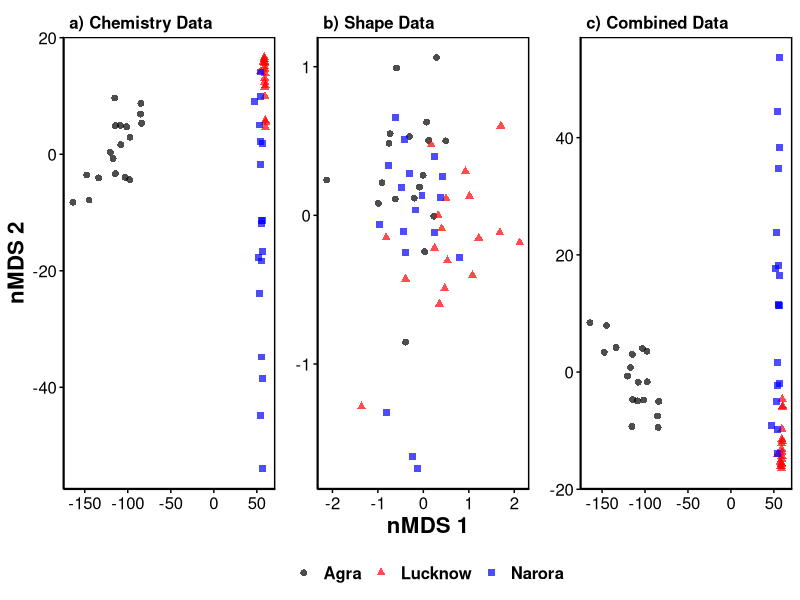
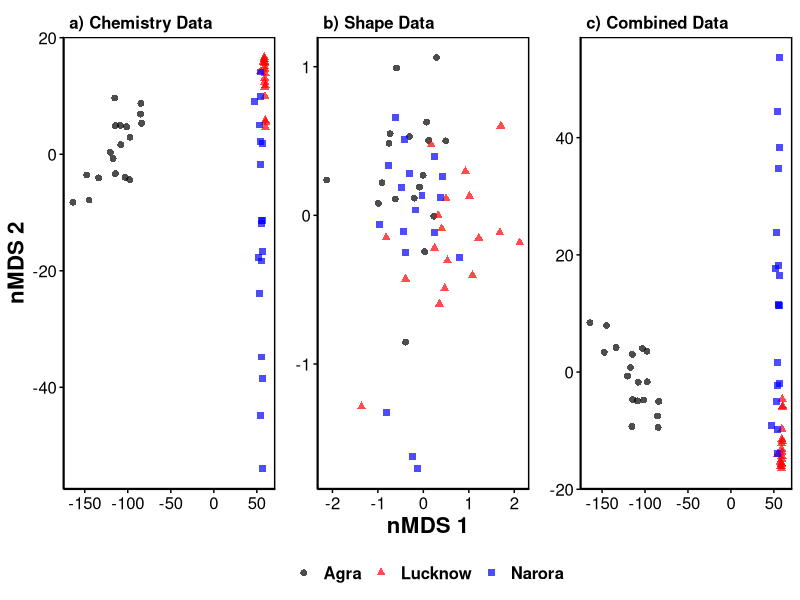
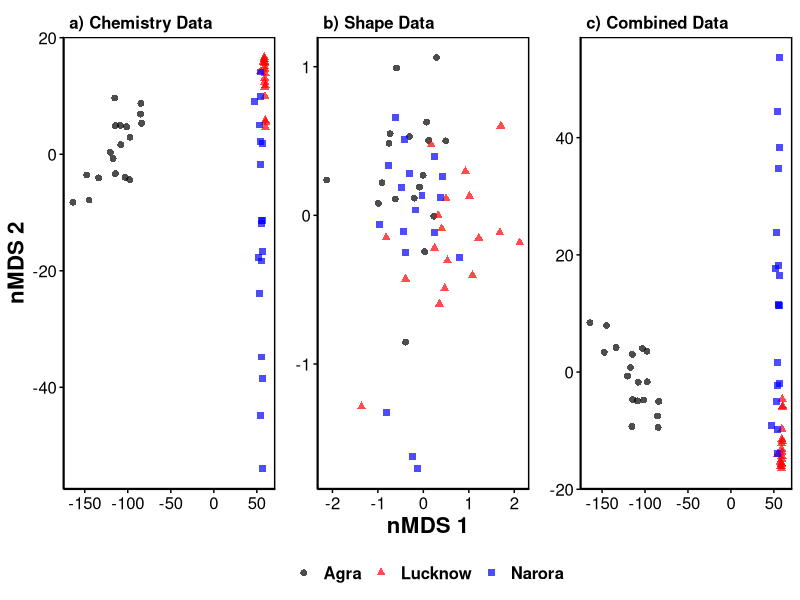

Here is the R script that generated these plots, in order:
# NMDS plots

library(tidyverse)

elements <- read_csv("Data/Elements NMDS Ordination.csv")
shapes <- read_csv("Data/Shape NMDS Ordination.csv")
combined <- read_csv("Data/Combined NMDS Ordination.csv")

full_dat <- bind_rows(elements, shapes, combined)

library(plyr)
full_dat$Site <- revalue(full_dat$Site, c("A"="Agra", "N"="Narora", "L" = "Lucknow"))

str(full_dat)

pALL <- ggplot(data = full_dat, aes(NMDS_x, NMDS_y))+
  xlab("nMDS 1") + ylab("nMDS 2") +
  geom_point(aes(color = Site, shape = Site), size = 2, alpha = 0.7) +  theme_bw()+ # scale_colour_manual(values=cbPalette) +
  theme(panel.grid.major = element_blank(), panel.grid.minor = element_blank()) +
  facet_wrap(~Data, scales = "free") + theme_classic() +  
  #scale_x_continuous(labels = c("-1", "-0.5", "0", "0.5", "1"), breaks = c(-1, -0.5, 0, 0.5, 1)) +
  #scale_y_continuous(labels = c("-1", "-0.5", "0", "0.5", "1"), breaks = c(-1, -0.5, 0, 0.5, 1)) +
  scale_colour_manual(values = c("black", "red", "blue")) +
  theme(axis.title.x = element_text(face="bold", colour="black", size = 16),
        axis.text.x  = element_text(colour="black", size = 12), 
        axis.title.y = element_text(face="bold", colour="black", size = 16),
        axis.text.y  = element_text(colour="black", size = 12),
        axis.ticks = element_line(colour="black"),
        strip.text = element_text(colour="black", face = "bold", size = 12, hjust=0),
        strip.background = element_rect(colour = "white"),
        #legend.justification=c(1,0), legend.position="right",
        panel.border = element_rect(colour = "black", fill=NA, size = 1),
        #legend.key.size = unit(1, "cm"),
        legend.title=element_blank(),
        legend.text = element_text(size = 12, face = "bold"),
        legend.position = "bottom",
        panel.spacing = unit(1, "lines") # adjusts spacing of panels
  )

pALL

ggsave("plots/NMDS Ordination plots.pdf", units = "cm", width = 21, height = 10)
ggsave("plots/NMDS Ordination plots.png", units = "cm", width = 21, height = 10, dpi = 600)
